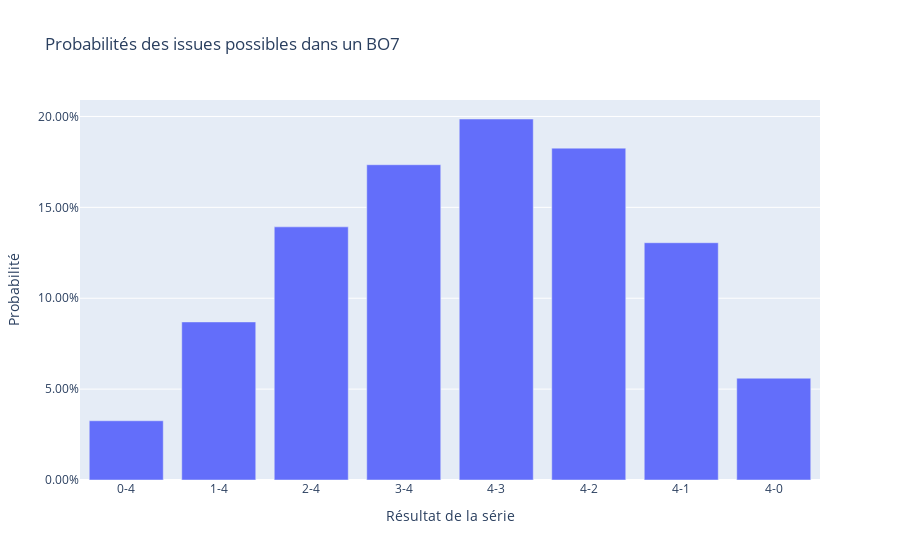

The notebook cell saved with this chart:
### Code cell
# Définition des résultats possibles
resultats = ["0-4", "1-4", "2-4", "3-4", "4-3", "4-2", "4-1", "4-0"]

# Création du graphique en barres
fig = go.Figure(go.Bar(x=resultats, y=proba))

# Personnalisation du graphique
fig.update_layout(
    title="Probabilités des issues possibles dans un BO7",
    xaxis_title="Résultat de la série",
    yaxis_title="Probabilité",
    yaxis_tickformat=".2%",
)

# Affichage du graphique
fig.show()

### Figure 1 — Plotly figure (JSON) as saved in the notebook; plotly's stock layout.template omitted (floating-point values rounded to 4 significant figures)
{"data": [{"type": "bar", "x": ["0-4", "1-4", "2-4", "3-4", "4-3", "4-2", "4-1", "4-0"], "y": [0.03258, 0.08696, 0.1393, 0.1735, 0.1986, 0.1826, 0.1305, 0.056]}], "layout": {"title": {"text": "Probabilités des issues possibles dans un BO7"}, "xaxis": {"title": {"text": "Résultat de la série"}}, "yaxis": {"tickformat": ".2%", "title": {"text": "Probabilité"}}}}
